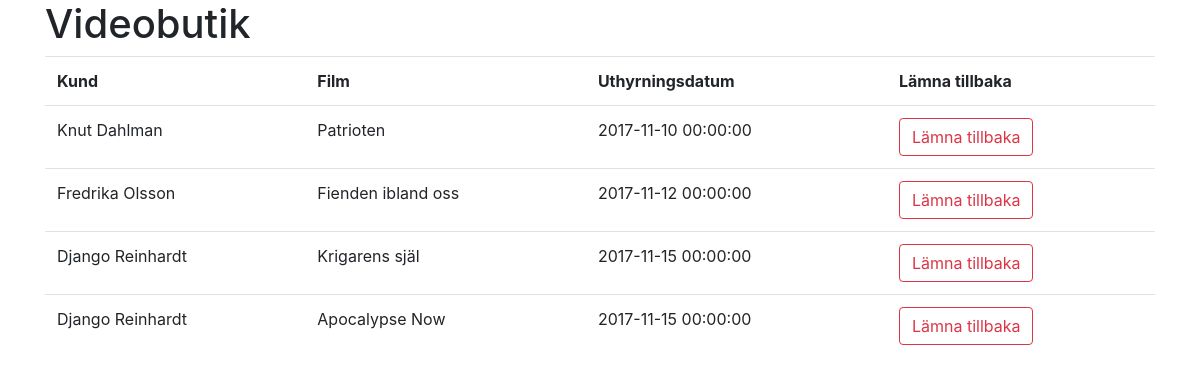
The page / on the database its author committed.
### tables this page shows
CREATE TABLE kund (
  kundnummer int(5) NOT NULL,
  namn varchar(50) NOT NULL,
  gatuadress varchar(50) NOT NULL,
  postnummer varchar(5) NOT NULL,
  ort varchar(20) NOT NULL
);

CREATE TABLE film (
  filmID int(5) NOT NULL,
  Titel varchar(50) NOT NULL,
  Kategori varchar(50) NOT NULL,
  Huvudroll varchar(50) NOT NULL,
  Pris int(5) NOT NULL
);

CREATE TABLE uthyrning (
  Film int(5) NOT NULL,
  Kund int(5) NOT NULL,
  utDatum datetime NOT NULL DEFAULT CURRENT_TIMESTAMP,
  inDatum datetime NOT NULL
);

### index.php (the view, shortened to what this page needs)
<!DOCTYPE html>
<html lang="sv">
<head>
    <link rel="stylesheet" href="https://maxcdn.bootstrapcdn.com/bootstrap/4.0.0/css/bootstrap.min.css">
</head>
<body class="container">
    <h1>Videobutik</h1>
<?php
require_once('connect.php');
$query = "SELECT k.namn, f.Titel, u.utDatum, k.kundnummer, f.filmID
FROM  kund AS k, uthyrning AS u, film as f
WHERE k.kundnummer = u.Kund
AND   f.filmID = u.Film
AND   u.inDatum IS NULL
ORDER BY u.utDatum";
$table = mysqli_query($connection , $query)
          or die (mysqli_error($connection));
?>
<table class="table">
<tr>
    <th>Kund</th>
    <th>Film</th>
    <th>Uthyrningsdatum</th>
    <th>Lämna tillbaka</th>
</tr>
<?php while($row = $table->fetch_assoc()) : ?>
<tr>
    <td><?php echo $row['namn'] ?></td>
    <td><?php echo $row['Titel'] ?></td>
    <td><?php echo $row['utDatum'] ?></td>
    <td>
        <form action="update.php" method="post">
            <input type="submit" value="Lämna tillbaka"
                   class="btn btn-outline-danger">
        </form>
    </td>
</tr>
<?php
endwhile; ?>
</table>
</body>
</html>

### rows shown on the page
kund: namn "Knut Dahlman", film.Titel "Patrioten", uthyrning.utDatum "2017-11-10 00:00:00"
kund: namn "Fredrika Olsson", film.Titel "Fienden ibland oss", uthyrning.utDatum "2017-11-12 00:00:00"
kund: namn "Django Reinhardt", film.Titel "Krigarens själ", uthyrning.utDatum "2017-11-15 00:00:00", film.Titel "Apocalypse Now"
